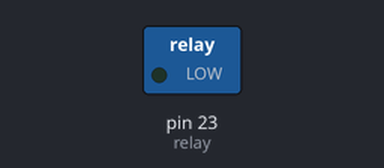
A program run on a simulated MicroPython board. Shown: switched loads named in the program (green lamp = pin HIGH). Dashed ring = blinking. What the program prints to the serial console is not drawn. At 10.0 s the program stops and its outputs stay as they are.

Above: at 0.5 s.
Timing chart, 0 to 4.6 s (numbered marks = the images above):
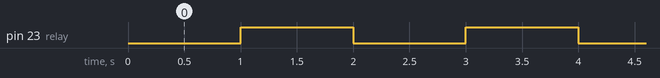

Measured:
- by itself, pin 23 (relay): alternates HIGH for 1.0 s and LOW for 1.0 s, 9 changes in all, then stays HIGH

The program:

relay.py
```python
from machine import Pin
import time
relay = Pin(23,Pin.OUT)
def relay_action(flag):
    if flag == 'DUAL' :
        relay.off()
        print('Off')
        time.sleep(1)
        relay.on()
        print('On')
        time.sleep(1)
    elif flag == 'ON' :
        relay.on()
        print('On')
    else :
        relay.off()
        print('Off')

for i in range(5) :
    relay_action('DUAL')
```
